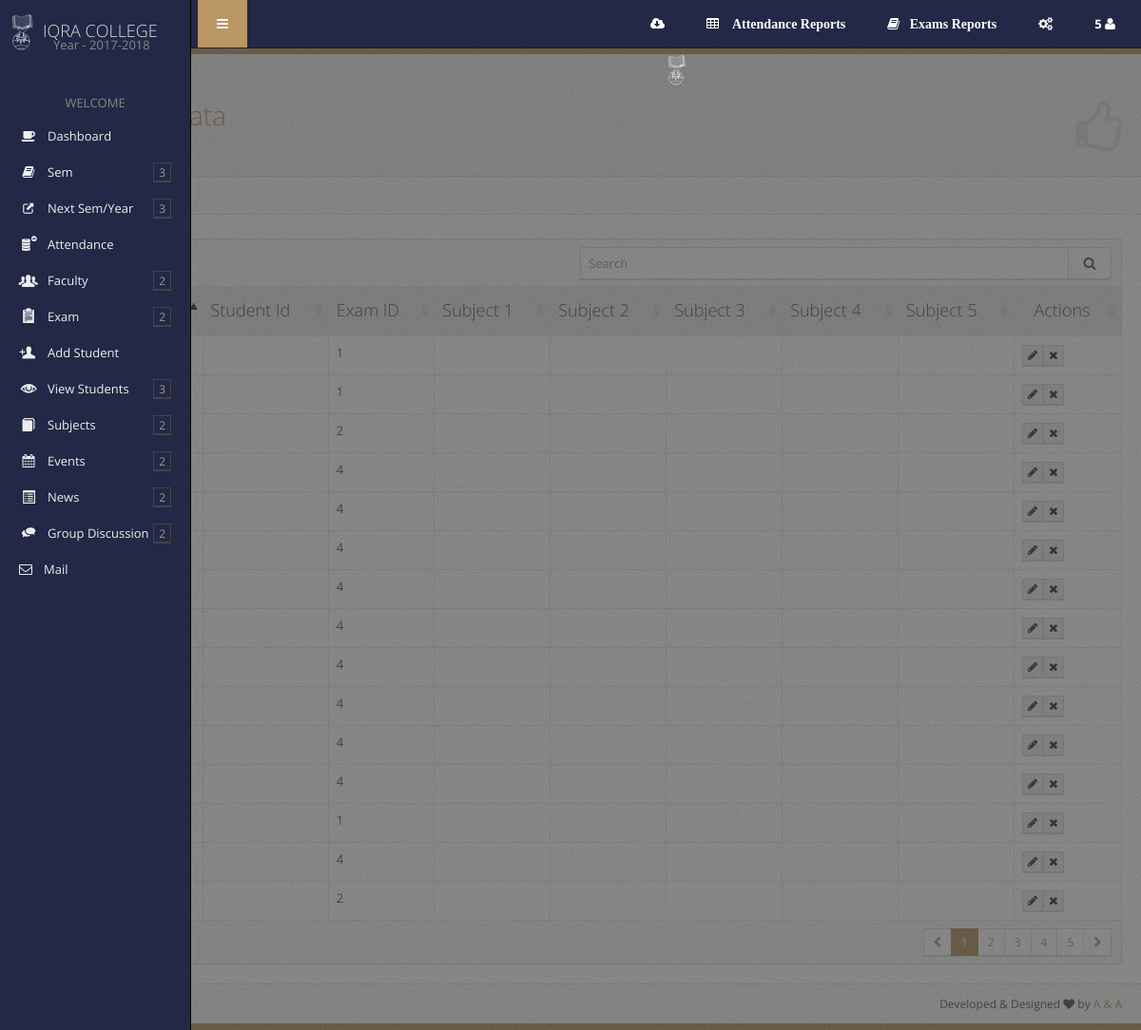
Screenshot of /admin/exam_result_list.php (signed in) with the database file from the repository.
### tables this page shows
CREATE TABLE `exam_result_tbl` (
  `erid` int(11) NOT NULL AUTO_INCREMENT,
  `smid` int(11) NOT NULL,
  `exid` int(11) NOT NULL,
  `subid` int(11) NOT NULL,
  `marks` int(11) NOT NULL,
  PRIMARY KEY (`erid`)
);

### admin/DatabaseFiles/cn.php (called while the page is built, shortened)
<?php
	require("Database.class.php");
	$db = new Database(DB_SERVER, DB_USER, DB_PASS, DB_DATABASE);
?>

### admin/DatabaseFiles/Database.class.php (called while the page is built, shortened)
<?php
class Database {
			?>
			<?php
		function order($table,$field)
		{
			$query="SELECT * FROM $table order by $field";
			return mysql_query($query);
		}
}
?>

### admin/exam_result_list.php (the view, shortened to what this page needs)
<?php include("DatabaseFiles/cn.php");
$table="exam_result_tbl";
$pk="erid";
$nm="exam_result";
include("page_content/listheader.php");
?>
			<div class="table-responsive">
				<table id="example-datatable" class="table table-bordered table-hover">
					<thead>
						<tr>
							<th>Student Id</th>
							<th>Exam ID</th>
							<th>Subject 1</th>
							<th>Subject 2</th>
							<th>Subject 3</th>
							<th>Subject 4</th>
							<th>Subject 5</th>
							<th class="text-center">Actions</th>
						</tr>
					</thead>
					<tbody>
						<?php
							$r=$db->order($table,$pk);
							while($r1=mysql_fetch_object($r)){?>
							<tr><td class='text-center'><?= $r1->$pk;?></td>
								<td><?=  $r1->studid;?></td>
								<td><?=  $r1->exid;?></td>
								<td><?=  $r1->sub1;?></td>
								<td><?=  $r1->sub2;?></td>
								<td><?=  $r1->sub3;?></td>
								<td><?=  $r1->sub4;?></td>
								<td><?=  $r1->sub5;?></td>
								<td><a href='<?= $nm;?>_form.php?eid=<?= $r1->$pk?>' data-toggle='tooltip' title='Edit' class='btn btn-xs btn-default'><i class='icon-pencil'></i></a><a href='?did=<?= $r1->$pk?>' data-toggle='tooltip' title='Delete' class='btn btn-xs btn-default'><i class='icon-remove'></i></a></td></tr>
							<?php 	}
							?>
					</tbody>
				</table>
			</div>
		</div>
<?php include("page_content/listfooter.php");?>

### admin/css/main-1.03.css (style rules this page uses)
body { font-family:"Open Sans","Helvetica Neue",Helvetica,Arial,sans-serif;color:#555;font-size:13px;background:#454545 url(../img/template/bg.png) top left repeat }
.table thead>tr>th { font-size:18px;font-weight:300 }
.table thead>tr>th,.table thead>tr>td,.table tfoot>tr>th,.table tfoot>tr>td { background-color:#e9e9e9;padding-top:12px;padding-bottom:12px }
.table thead>tr>th,.table tbody>tr>th,.table tfoot>tr>th,.table thead>tr>td,.table tbody>tr>td,.table tfoot>tr>td,.table tbody+tbody,.table-bordered,.table-bordered>thead>tr>th,.table-bordered>tbody>tr>th,.table-bordered>tfoot>tr>th,.table-bordered>thead>tr>td,.table-bordered>tbody>tr>td,.table-bordered>tfoot>tr>td { border-color:#e9e9e9 }
.btn { margin:1px 0;border-radius:0!important }
.btn-default,.btn-default:hover,.btn-default:focus,.btn-default:active,.btn-default.active,.open .dropdown-toggle.btn-default,.btn-default.disabled,.btn-default[disabled],fieldset[disabled] .btn-default,.btn-default.disabled:hover,.btn-default[disabled]:hover,fieldset[disabled] .btn-default:hover,.btn-default.disabled:focus,.btn-default[disabled]:focus,fieldset[disabled] .btn-default:focus,.btn-default.disabled:active,.btn-default[disabled]:active,fieldset[disabled] .btn-default:active,.btn-default.disabled.active,.btn-default[disabled].active,fieldset[disabled] .btn-default.active { background-color:#eee;border-color:#d9d9d9;-webkit-box-shadow:0 1px 0 #d9d9d9;box-shadow:0 1px 0 #d9d9d9 }
p,.table,.alert,.carousel { margin-bottom:20px }

### rows the page displays
exam_result_tbl: exid "1"
exam_result_tbl: exid "1"
exam_result_tbl: exid "1"
exam_result_tbl: exid "2"
exam_result_tbl: exid "4"
exam_result_tbl: exid "4"
exam_result_tbl: exid "4"
exam_result_tbl: exid "4"
exam_result_tbl: exid "4"
exam_result_tbl: exid "4"
exam_result_tbl: exid "4"
exam_result_tbl: exid "4"
exam_result_tbl: exid "4"
exam_result_tbl: exid "4"
exam_result_tbl: exid "2"

### other values shown
$_SESSION["year"] "2017-2018"
